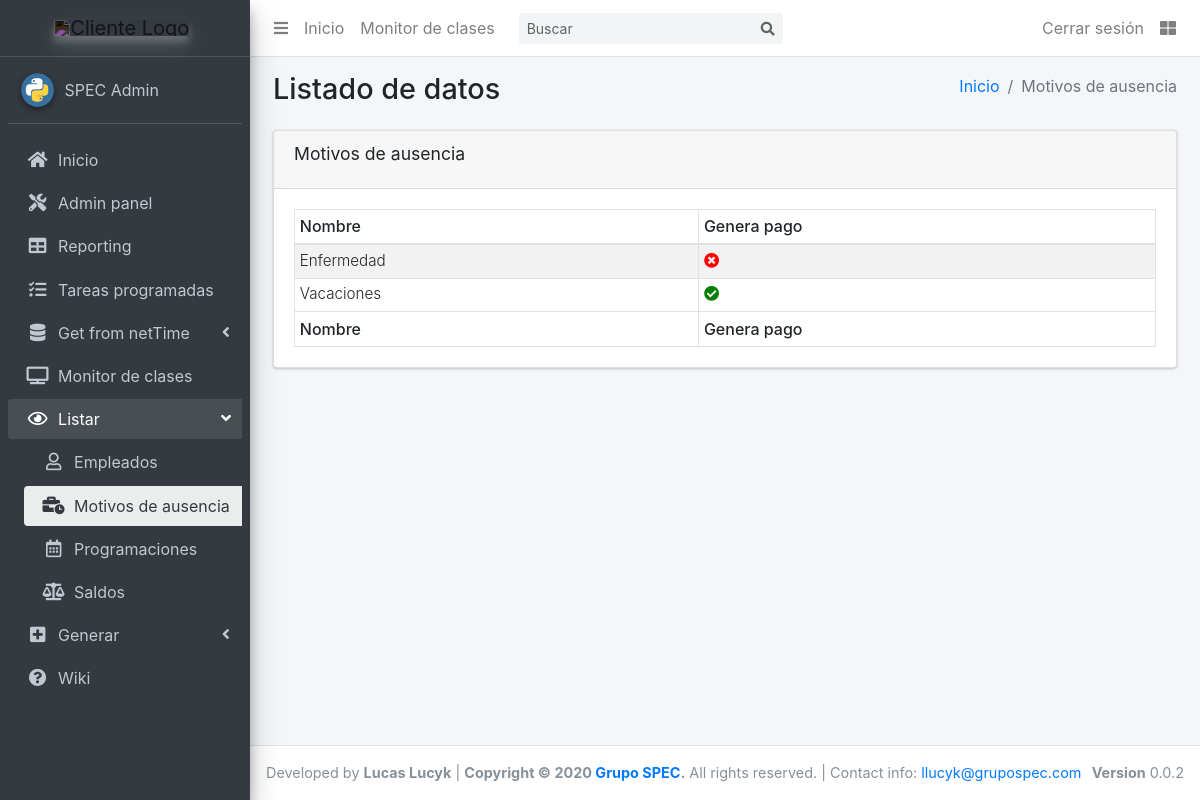
The page /list/motivos_ausencia/ (signed in) on the database as committed earlier.
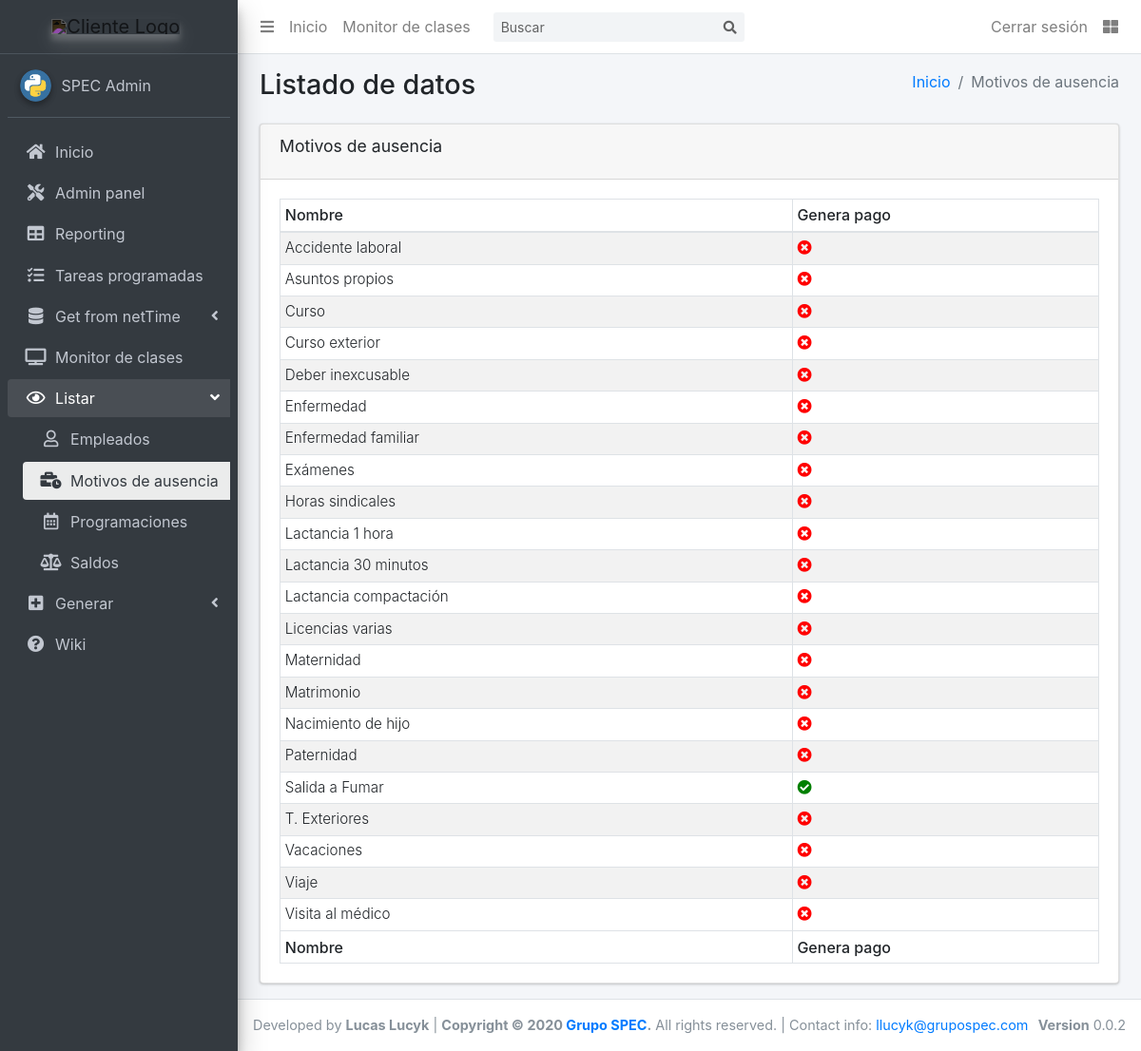
The same page on the database as committed later.
### scg_app/models.py (models this page shows, shortened)
class MotivoAusencia(models.Model):
    id_netTime = models.PositiveIntegerField(
        default=0,
        validators=[MinValueValidator(1)],
        unique=True,
    )
    nombre = models.CharField(max_length=50, unique=True, blank=False, null=False)
    genera_pago = models.BooleanField(blank=True, default=False)
    class Meta:
        verbose_name='Motivo de Ausencia'
        verbose_name_plural = 'Motivos de Ausencia'
        get_latest_by = 'nombre'

### scg_app/views.py (the view)
# urls.py: path('list/motivos_ausencia/', views.MotivosAusenciaList.as_view(), name='motivos_ausencia_view'),
class MotivosAusenciaList(LoginRequiredMixin, ListView):
    model = MotivoAusencia
    template_name = 'apps/scg_app/list/motivos_ausencia.html'
    context_object_name = 'motivos_list'
    ordering = ['nombre']

### templates/apps/scg_app/list/motivos_ausencia.html
{% extends "apps/scg_app/list/base.html" %}
{% block active_ver_mot_aus %} active {% endblock %}
{% block route %}
  <li class="breadcrumb-item"><a href="{% url 'index' %}">Inicio</a></li>
  <li class="breadcrumb-item active">Motivos de ausencia</li>
{% endblock route %}
{% block tableName %}Motivos de ausencia{% endblock %}
{% block tableHeaders %}
  <tr>
    <th>Nombre</th>
    <th>Genera pago</th>
  </tr>
{% endblock %}
{% block tableBody %}
  {% for motivo in motivos_list %}
    <tr>
      <td class="align-middle">{{motivo.nombre|capfirst}}</td>
      <td class="align-middle">
        {% if motivo.genera_pago %}
          <i class="fas fa-check-circle" style="color: green !important;"></i>
        {% else %}
          <i class="fas fa-times-circle" style="color: red !important;"></i>
        {% endif %}
      </td>
    </tr>
  {% endfor %}
{% endblock %}
{% block tableFooter %}
  <tr>
    <th>Nombre</th>
    <th>Genera pago</th>
  </tr>
{% endblock %}

### templates/apps/scg_app/list/base.html (shortened to what this page needs)
{% extends "base_template.html" %}
{% block extra_css %}
{% load static %}
  <link rel="stylesheet" href="{%  static 'plugins/datatables-bs4/css/dataTables.bootstrap4.min.css' %}">
  <link rel="stylesheet" href="{%  static 'plugins/datatables-responsive/css/responsive.bootstrap4.min.css' %}">
{% endblock %}
{% block namepage %}Listado de datos{% endblock %}
{% block open_ver %} menu-open {% endblock %}
{% block content %}
<div class="row">
  <div class="col-md-12">
    <section id="results">
      <div class="card">
        <div class="card-header">
          <h3 class="card-title">
            {% block tableName %}&nbsp;{% endblock %}
          </h3>
        </div>
        <div class="card-body">
          <table id="data-table" class="table table-bordered table-striped table-sm table-responsive-sm">
            <thead>
              {% block tableHeaders %}{% endblock %}
            </thead>
            <tbody>
              {% block tableBody %}{% endblock %}
            </tbody>
            <tfoot>
              {% block tableFooter %}{% endblock %}
            </tfoot>
          </table>
        </div>
      </div>
    </section>
  </div>
</div>
{% endblock %}
{% block extra_js %}
{% load static %}
{% endblock %}

### templates/base_template.html (shortened to what this page needs)
<!DOCTYPE html>
<html lang="es">
<head>
  {% load static %}
  <link rel="stylesheet" href="{%  static 'css/main.css' %}">
  <link rel="stylesheet" href="https://code.ionicframework.com/ionicons/2.0.1/css/ionicons.min.css">
  <link rel="stylesheet" href="{%  static 'dist/css/adminlte.min.css' %}">
  <link rel="stylesheet" href="https://cdnjs.cloudflare.com/ajax/libs/Chart.js/2.8.0/Chart.min.css" />
  <link rel="stylesheet" href="https://stackpath.bootstrapcdn.com/bootstrap/4.4.1/css/bootstrap.min.css">
  {% if 1 == 1 %}
    <link rel="stylesheet" href="https://use.fontawesome.com/releases/v5.8.2/css/all.css">
  {% else %}
    <link rel="stylesheet" href="{%  static 'plugins/fontawesome-free/css/all.min.css' %}">
  {% endif %}
  {% block extra_css %}
  {% endblock %}
</head>
<body class="hold-transition sidebar-mini">
<div class="wrapper">
  <nav class="main-header navbar navbar-expand navbar-white navbar-light">
    <ul class="navbar-nav">
      <li class="nav-item">
        <a class="nav-link" data-widget="pushmenu" href="#" role="button"><i class="fas fa-bars"></i></a>
      </li>
      <li class="nav-item d-none d-sm-inline-block">
        <a href="{% url 'index' %}" class="nav-link">Inicio</a>
      </li>
      <li class="nav-item d-none d-sm-inline-block">
        <a href="{% url 'clases_view'%}" class="nav-link">Monitor de clases</a>
      </li>
    </ul>
    <form class="form-inline ml-3">
      <div class="input-group input-group-sm">
        <input class="form-control form-control-navbar" type="search" placeholder="Buscar" aria-label="Buscar">
        <div class="input-group-append">
          <button class="btn btn-navbar" type="submit">
            <i class="fas fa-search"></i>
          </button>
        </div>
      </div>
    </form>
    <ul class="navbar-nav ml-auto">
      {% if user.is_authenticated %}
        <li class="nav-item">
          <a class="nav-link" href="{% url 'logout'%}?next={{request.path}}">
          Cerrar sesi&oacute;n
          </a>
        </li>
      {% endif %}
      <li class="nav-item">
        <a class="nav-link" data-widget="control-sidebar" data-slide="true" href="#" role="button">
          <i class="fas fa-th-large"></i>
        </a>
      </li>
    </ul>
  </nav>
  <aside class="main-sidebar sidebar-dark-primary elevation-4">
    <a id="logo-big" href="{% url 'index' %}" class="brand-link text-center" style="display:none;">
      <img src="https://megatlon.com/megatlon/images/megatlon.svg"
           alt="Cliente Logo"
           class="brand-image elevation-3 invert-color img-center"
           style="opacity: .8;">
      <span class="brand-text font-weight-light">&nbsp;</span>
    </a>
    <div class="sidebar">
      <div class="user-panel mt-3 pb-3 mb-3 d-flex">
        <div class="image">
          <img src="{% static 'img/python.png' %}" class="img-circle elevation-2" alt="User Image">
        </div>
        <div class="info">
          <a href="#" class="d-block">{{ user.last_name }} {{ user.first_name }}</a>
        </div>
      </div>
      <nav class="mt-2">
        <ul class="nav nav-pills nav-sidebar flex-column nav-child-indent" data-widget="treeview" role="menu" data-accordion="false">
          <li class="nav-item">
            <a href="{% url 'index' %}" class="nav-link {% block active_home %}{% endblock %}">
              <i class="nav-icon fas fa-home"></i>
              <p>Inicio</p>
            </a>
          </li>
          {% if user.is_superuser %}
            <li class="nav-item">
              <a href="/admin/" class="nav-link">
                <i class="nav-icon fas fa-tools"></i>
                <p>Admin panel</p>
              </a>
            </li>
            <li class="nav-item">
              <a href="/report_builder/" class="nav-link">
                <i class="nav-icon fas fa-table"></i>
                <p>Reporting</p>
              </a>
            </li>
            <li class="nav-item">
              <a href="{% url 'tasks_management' %}" class="nav-link {% block active_tareas %}{% endblock %}">
                <i class="nav-icon fas fa-tasks"></i>
                <p>Tareas programadas</p>
              </a>
            </li>
            <li class="nav-item has-treeview">
              <a href="#" class="nav-link">
                <i class="nav-icon fas fa-database"></i>
                <p>
                  Get from netTime
                  <i class="right fas fa-angle-left"></i>
                </p>
              </a>
            </li>
          {% endif %}
          <li class="nav-item">
            <a href="{% url 'clases_view'%}" class="nav-link {% block active_monitor %}{% endblock %}">
              <i class="nav-icon fas fa-tv"></i>
              <p>Monitor de clases</p>
            </a>
          </li>
          <li class="nav-item has-treeview {% block open_ver %}{% endblock %}">
            <a href="#" class="nav-link">
              <i class="nav-icon far fa-eye"></i>
              <p>
                Listar
                <i class="fas fa-angle-left right"></i>
              </p>
            </a>
            <ul class="nav nav-treeview">
              <li class="nav-item">
                <a href="{% url 'empleados_view'%}" class="nav-link {% block active_ver_empleados %}{% endblock %}">
                  <i class="far fa-user nav-icon"></i>
                  <p>Empleados</p>
                </a>
              </li>
              <li class="nav-item">
                <a href="{% url 'motivos_ausencia_view'%}" class="nav-link {% block active_ver_mot_aus %}{% endblock %}">
                  <i class="fas fa-business-time nav-icon"></i>
                  <p>Motivos de ausencia</p>
                </a>
              </li>
              <li class="nav-item">
                <a href="{% url 'programaciones_view'%}" class="nav-link {% block active_ver_program %}{% endblock %}">
                  <i class="far fa-calendar-alt nav-icon"></i>
                  <p>Programaciones</p>
                </a>
              </li>
              <li class="nav-item">
                <a href="{% url 'saldos_view'%}" class="nav-link {% block active_ver_saldos %}{% endblock %}">
                  <i class="fas fa-balance-scale nav-icon"></i>
                  <p>Saldos</p>
                </a>
              </li>
            </ul>
          </li>
          <li class="nav-item has-treeview {% block open_crear %}{% endblock %}">
            <a href="#" class="nav-link">
              <i class="nav-icon fas fa-plus-square"></i>
              <p>
                Generar
                <i class="right fas fa-angle-left"></i>
              </p>
            </a>
          </li>
          <li class="nav-item">
            <a href="{% url 'wiki'%}" class="nav-link {% block active_wiki %}{% endblock %}">
              <i class="nav-icon fas fa-question-circle"></i>
              <p>Wiki</p>
            </a>
          </li>
        </ul>
      </nav>
    </div>
  </aside>
  <div class="content-wrapper">
    <section class="content-header">
      <div class="container-fluid">
        <div class="row mb-2">
          <div class="col-sm-6">
            <h1>{% block namepage %}Inicio{% endblock %}</h1>
          </div>
          <div class="col-sm-6">
            <ol class="breadcrumb float-sm-right">
              {% block route %}{% endblock %}
            </ol>
          </div>
        </div>
      </div>
    </section>
    <section class="content">
      <div class="container-fluid">
        {% block content %}{% endblock %}
      </div>
    </section>
  </div>
  <footer class="main-footer">
    <div class="float-right d-none d-sm-block">
      <b>Version</b> 0.0.2
    </div>
    Developed by <strong>Lucas Lucyk</strong> |
    <strong>Copyright &copy; 2020 <a href="https://grupospec.com/es/">Grupo SPEC</a>.</strong> All rights
    reserved.
    | Contact info: <a href="mailto:llucyk@grupospec.com">llucyk@grupospec.com</a>
  </footer>
</div>
</body>
</html>

### static/css/main.css (style rules this page uses)
footer { font-size: .9rem; }
table td { font-size: .95rem; font-weight: 300; }
table th { font-size: 1rem; font-weight: 500; }
.fa-check-circle { color: green !important; }
.fa-times-circle { color: red !important; }
.invert-color { -webkit-filter: invert(1); filter: invert(1); }
.img-center { float: none !important; }

Rows that differ between the two databases and show on the page:
added MotivoAusencia: nombre "Accidente laboral", genera_pago False (drawn)
added MotivoAusencia: nombre "Asuntos propios", genera_pago False (drawn)
added MotivoAusencia: nombre "Curso", genera_pago False (drawn)
added MotivoAusencia: nombre "Curso exterior", genera_pago False (drawn)
added MotivoAusencia: nombre "Deber inexcusable", genera_pago False (drawn)
added MotivoAusencia: nombre "Enfermedad familiar", genera_pago False (drawn)
added MotivoAusencia: nombre "Exámenes", genera_pago False (drawn)
added MotivoAusencia: nombre "Horas sindicales", genera_pago False (drawn)
added MotivoAusencia: nombre "Lactancia 1 hora", genera_pago False (drawn)
added MotivoAusencia: nombre "Lactancia 30 minutos", genera_pago False (drawn)
added MotivoAusencia: nombre "Lactancia compactación", genera_pago False (drawn)
added MotivoAusencia: nombre "Licencias varias", genera_pago False (drawn)
added MotivoAusencia: nombre "Maternidad", genera_pago False (drawn)
added MotivoAusencia: nombre "Matrimonio", genera_pago False (drawn)
added MotivoAusencia: nombre "Nacimiento de hijo", genera_pago False (drawn)
added MotivoAusencia: nombre "Paternidad", genera_pago False (drawn)
added MotivoAusencia: nombre "Salida a Fumar", genera_pago True (drawn)
added MotivoAusencia: nombre "T. Exteriores", genera_pago False (drawn)
changed MotivoAusencia "Vacaciones": genera_pago True → False (drawn)
added MotivoAusencia: nombre "Viaje", genera_pago False (drawn)
added MotivoAusencia: nombre "Visita al médico", genera_pago False (drawn)
